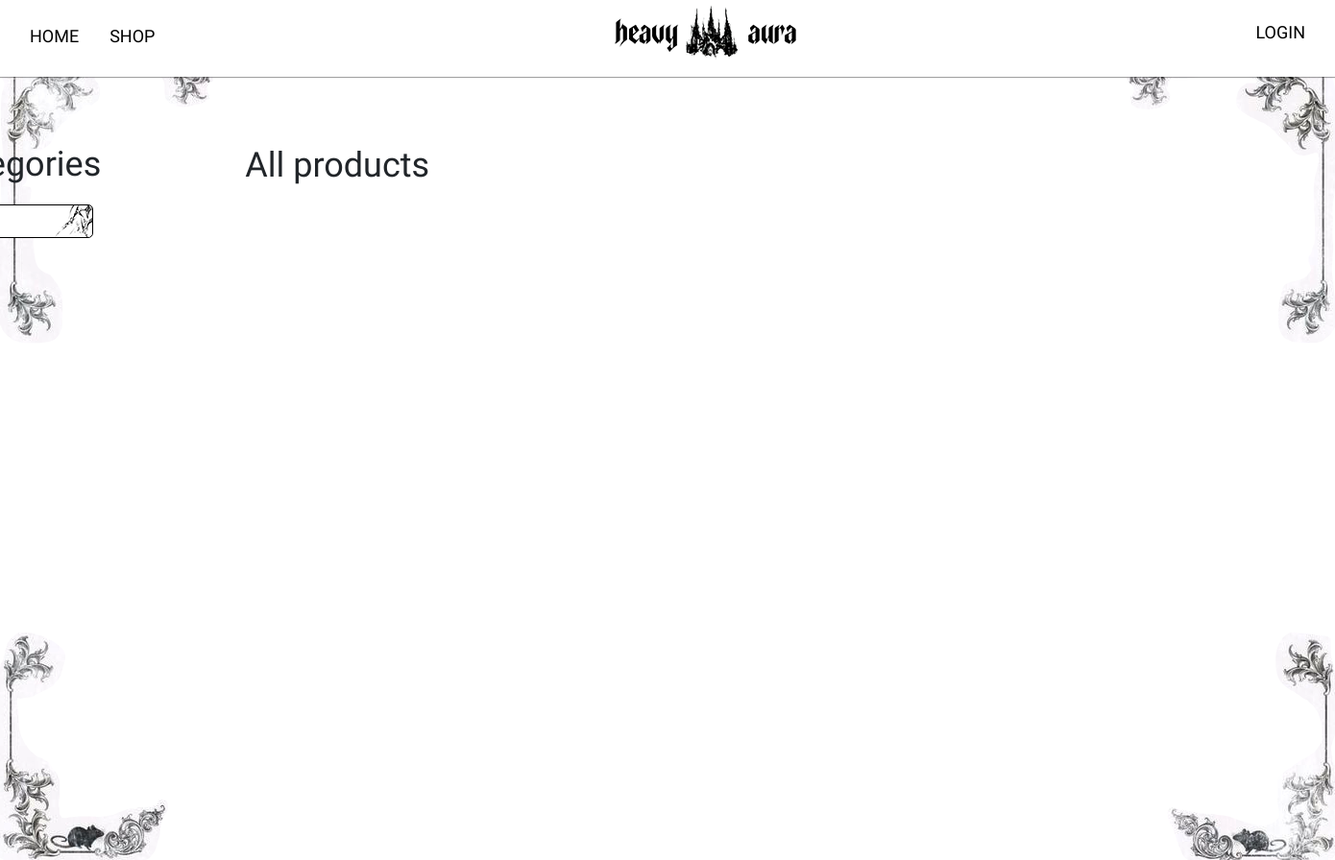
The page /shop/ on the database as committed earlier.
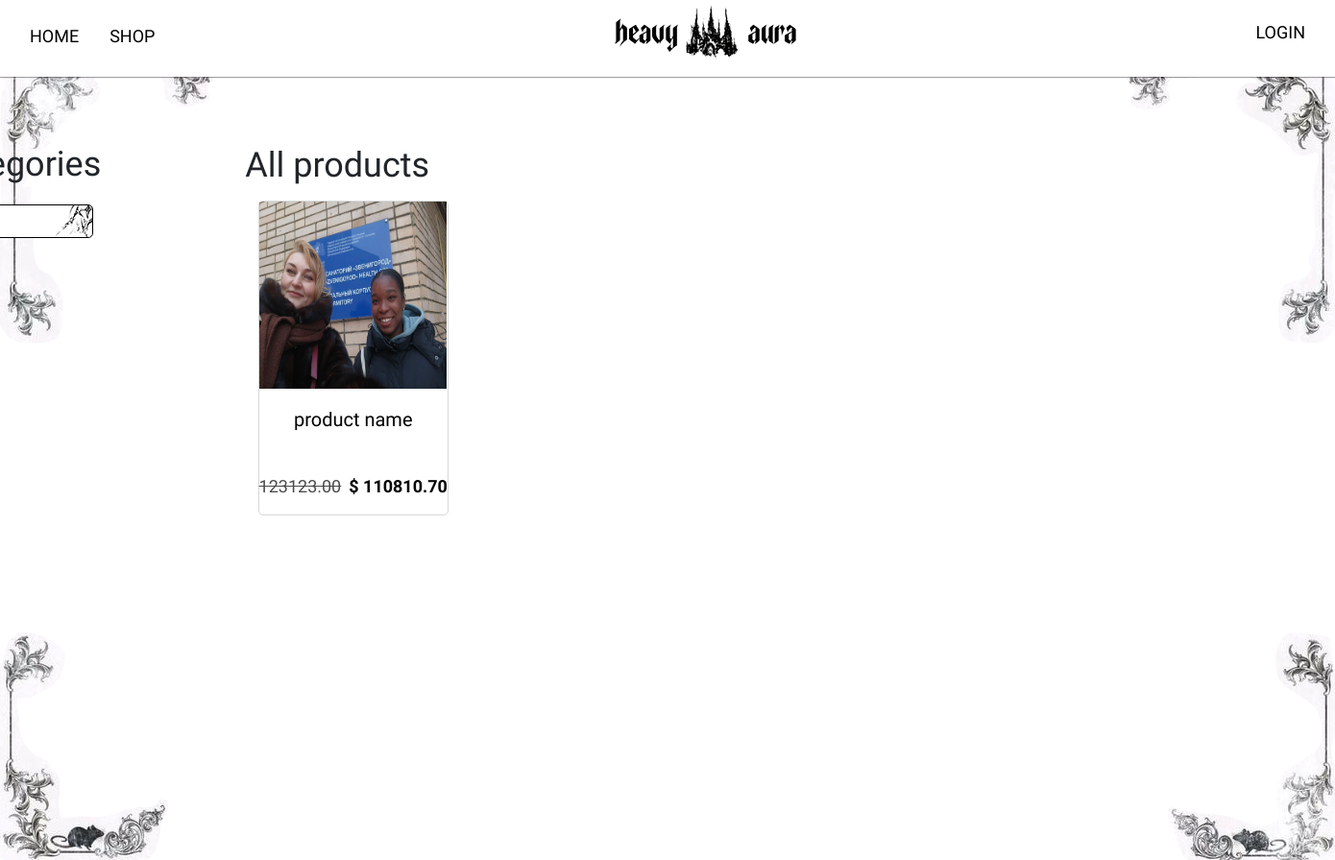
The same page on the database as committed later.
### main/models.py (models this page shows, shortened)
class Product(models.Model):
    category = models.ForeignKey(Category, related_name='products', on_delete=models.CASCADE)
    name = models.CharField(max_length=50)
    slug = models.SlugField(max_length=50)
    image = models.ImageField(upload_to='products/%Y/%m/%d', blank=True)
    description = models.TextField(blank=True)
    price = models.DecimalField(max_digits=10, decimal_places=2)
    available = models.BooleanField(default=True)
    created = models.DateTimeField(auto_now_add=True)
    updated = models.DateTimeField(auto_now=True)
    discount = models.DecimalField(default=0.00, max_digits=4, decimal_places=2)
    class Method:
        ordering = ['name']
        indexes = [
            models.Index(fields=['id', 'slug']),
            models.Index(fields=['name']),
            models.Index(fields=['created'])
        ]
    def get_absolute_url(self):
        return reverse('main:product_detail',
                       args=[self.slug])
    def sell_price(self):
        if self.discount:
            return round(self.price - self.price * self.discount / 100 , 2)
        return self.price

### main/views.py (the view)
def product_list(request, category_slug=None):
    category = None
    categories = Category.objects.all()
    products = Product.objects.filter(available=True)
    if category_slug:
        category = get_object_or_404(Category, slug=category_slug)
        products = products.filter(category=category)
    return render(request, 'main/product/list.html',
                  {"products": products, 'category': category, 'categories': categories})

### main/models.py (called while the page is built)
    def get_absolute_url(self):
        return reverse('main:product_list_by_category', args=[self.slug])

### main/templates/main/product/list.html (shortened to what this page needs)
{% extends 'main/layout.html' %}
{% load static %}
{% block content %}
    <div class="list d-flex">
        <div class="sidebar">
            <h3>Categories</h3>
            <ul>
                <li {% if not category %} class="selected" {% endif %}>
                </li>
                {% for c in categories %}
                    <li {% if category.slug == c.slug %} class="selected" {% endif %}>
                    </li>
                {% endfor %}
            </ul>
        </div>
        <div class="main">
            <div class="main-title">
                {% if category %}{{ category.name }}{% else %}All products{% endif %}
            </div>
            <div class="product-list">
                <div class="items">
                    {% for product in products %}
                        <div class="item">
                            <a href="{{product.get_absolute_url}}" class="home-cart d-flex flex-column align-items-center text-center">
                                <img src="{% if product.image %}{{ product.image.url }}{% else %}{% static 'img/noimage.jpg' %}{% endif %}" class="card-img" alt="product-img">
                                <h5 class="title-card">{{product.name}}</h5>
                                 {% if product.discount%}
                                    <div class="card-discount d-flex gap-2">
                                        <p class="line">{{ product.price }}</p>
                                        <p>$ {{ product.sell_price }}</p>
                                    </div>
                                {% endif %}
                            </a>
                        </div>
                    {% endfor %}
                </div>
            </div>
        </div>
    </div>
{% endblock content %}

### main/templates/main/layout.html (shortened to what this page needs)
{% load static %}
<!DOCTYPE html>
<html lang="en">
<head>
    <link rel="stylesheet" href="{% static 'bootstrap/css/bootstrap.min.css'%}">
    <link rel="stylesheet" href="{% static 'css/base.css' %}">
</head>
<body>
    <header class="header sticky-top">
        <div class="header-container d-flex">
            <navbar class="header-nav pt-4">
                <ul class="header-list d-flex">
                    <li><a href="/" class="nav-a m-3">Home</a></li>
                    <li><a href="#" class="nav-a m-3">Shop</a></li>
                </ul>
            </navbar>
            <div class="header-logo">
                <a href="/"><img src="{% static 'img/qwewqe.png' %}" alt="heavy-logo"></a>
            </div>
            <div class="header-profile">
                <a href="/" class="m-3">LOGIN</a>
            </div>
        </div>
    </header>
    <div class="container">
        {% block content %}
        {% endblock content %}
    </div>
    <img src="{% static 'img/frame1.png' %}" class="frame1" alt="frame1">
    <img src="{% static 'img/frame2.png' %}" class="frame2" alt="frame2">
    <img src="{% static 'img/frame3.png' %}" class="frame3" alt="frame3">
    <img src="{% static 'img/frame4.png' %}" class="frame4" alt="frame4">
</body>
</html>

### main/static/css/base.css (style rules this page uses)
:root { --box-shadow: 0 1px 1px rgba(0, 0, 0, 0.363); }
body { font-family: 'Carrois Gothic', sans-serif; font-size: 18px; padding: 0; margin: 0; overflow-x: hidden; }
ul { list-style: none; padding: 0; }
a { text-decoration: none; padding: 0; color: black; }
h3 { font-size: 36px; }
.header-container { box-sizing: border-box; max-width: 1400px; margin: 0 auto; justify-content: space-between; padding: 0 15px; align-items: center; }
.container { box-sizing: border-box; max-width: 1600px; margin: 0 auto; }
.header { height: 80px; background: #fff; box-shadow: var(--box-shadow); }
.header-list { text-transform: uppercase; }
.title-card { max-width: 185px; margin-top: 20px; min-height: 70px; }
.card-img { width: 195px; height: 195px; }
.frame1 { position: absolute; right: -0.5%; bottom: 60%; z-index: -1; }
.frame2 { position: absolute; left: -0.5%; bottom: 60%; z-index: -1; }
.frame3 { position: absolute; left: -0.4%; top: 73.4%; z-index: -1; }
.frame4 { position: absolute; right: -0.4%; top: 73.4%; z-index: -1; }
.card-discount { margin-top: -10px; font-weight: 600; }
.line { opacity: 0.7; text-decoration: line-through; font-weight: 300; }
.main { margin-left: 150px; }
.main-title { font-size: 36px; margin-bottom: 10px; margin-top: 65px; }
.items { display: grid; grid-template-columns: repeat(auto-fill, 225px); width: 100%; max-width: 1300px; justify-content: center; justify-items: center; column-gap: 0; row-gap: 10px; margin: 0 auto; }
.item { border: 1px solid #00000027; border-radius: 5px; }
.sidebar { margin-top: 70px; }
.list { margin-left: -80px; }
.sidebar ul li { font-size: 20px; width: 165px; height: 35px; margin-bottom: 5px; }
.sidebar ul { margin-top: 20px; }
.selected { border: 1px solid #000; border-radius: 5px; background: url('../img/categories-gtn.png'); }

Rows that differ between the two databases and show on the page:
added Product: image (picture), name "product name", price "123123.00", sell_price "110810.70"
